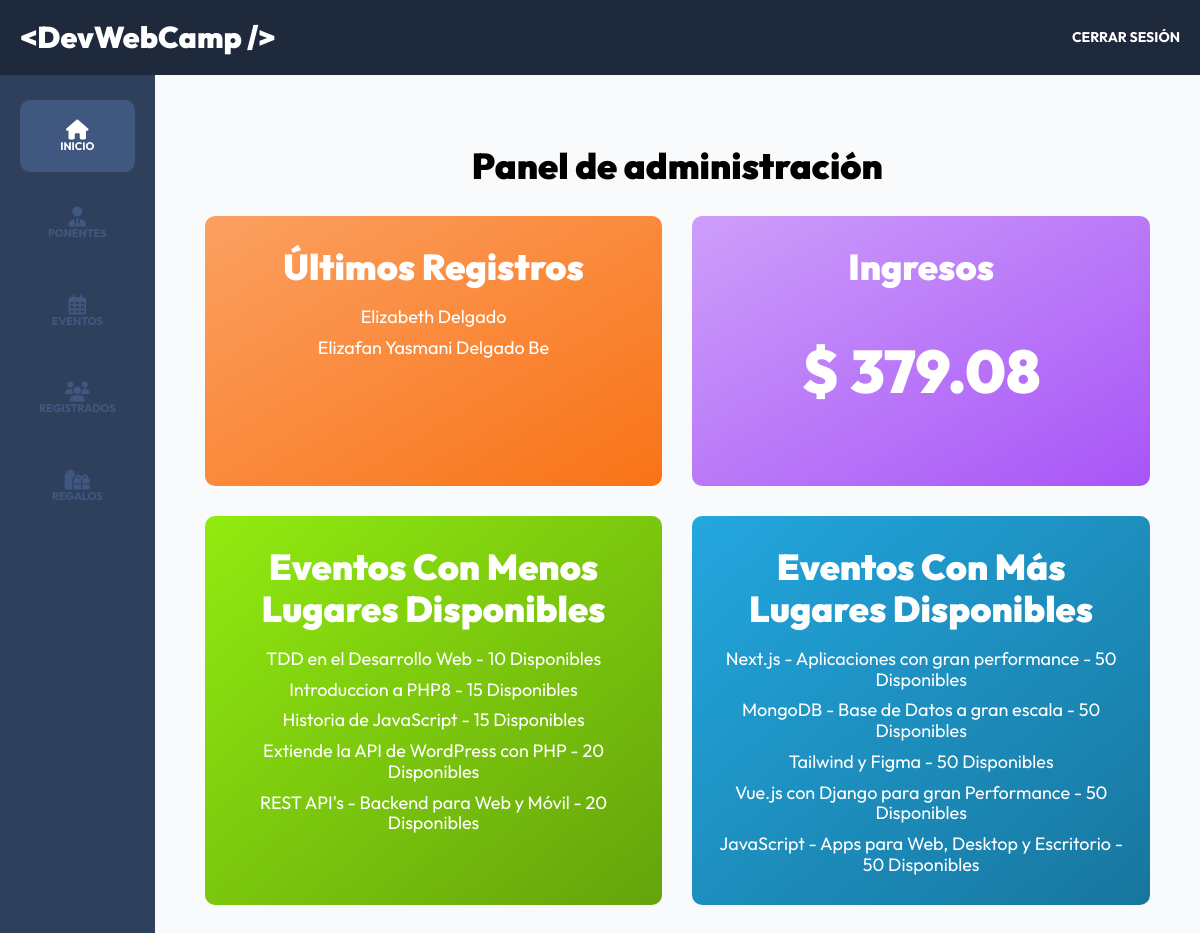
The app's page /admin/dashboard (signed in) with its own data.
### tables this page shows
CREATE TABLE `registros` (
  `id` int(11) NOT NULL AUTO_INCREMENT,
  `paquete_id` int(11) DEFAULT NULL,
  `pago_id` varchar(30) DEFAULT NULL,
  `token` varchar(8) DEFAULT NULL,
  `usuario_id` int(11) DEFAULT NULL,
  PRIMARY KEY (`id`),
  KEY `usuarioId` (`usuario_id`),
  KEY `paquete_id` (`paquete_id`),
  CONSTRAINT `registros_ibfk_1` FOREIGN KEY (`usuario_id`) REFERENCES `usuarios` (`id`),
  CONSTRAINT `registros_ibfk_2` FOREIGN KEY (`paquete_id`) REFERENCES `paquetes` (`id`)
);

CREATE TABLE `usuarios` (
  `id` int(11) NOT NULL AUTO_INCREMENT,
  `nombre` varchar(40) DEFAULT NULL,
  `apellido` varchar(40) DEFAULT NULL,
  `email` varchar(40) DEFAULT NULL,
  `password` varchar(60) DEFAULT NULL,
  `confirmado` tinyint(1) DEFAULT NULL,
  `token` varchar(13) DEFAULT NULL,
  `admin` tinyint(1) DEFAULT NULL,
  PRIMARY KEY (`id`)
);

CREATE TABLE `eventos` (
  `id` int(11) NOT NULL AUTO_INCREMENT,
  `nombre` varchar(120) DEFAULT NULL,
  `descripcion` text DEFAULT NULL,
  `disponibles` int(11) DEFAULT NULL,
  `categoria_id` int(11) NOT NULL,
  `dia_id` int(11) NOT NULL,
  `hora_id` int(11) NOT NULL,
  `ponente_id` int(11) NOT NULL,
  PRIMARY KEY (`id`),
  KEY `fk_eventos_categorias_idx` (`categoria_id`),
  KEY `fk_eventos_dias1_idx` (`dia_id`),
  KEY `fk_eventos_horas1_idx` (`hora_id`),
  KEY `fk_eventos_ponentes1_idx` (`ponente_id`),
  CONSTRAINT `fk_eventos_categorias` FOREIGN KEY (`categoria_id`) REFERENCES `categorias` (`id`),
  CONSTRAINT `fk_eventos_dias1` FOREIGN KEY (`dia_id`) REFERENCES `dias` (`id`),
  CONSTRAINT `fk_eventos_horas1` FOREIGN KEY (`hora_id`) REFERENCES `horas` (`id`),
  CONSTRAINT `fk_eventos_ponentes1` FOREIGN KEY (`ponente_id`) REFERENCES `ponentes` (`id`)
);

### controllers/DashboardController.php (called while the page is built, shortened)
<?php
class DashboardController
{
    public static function index(Router $router)
    {
        $registros = Registro::get(5);
        foreach ($registros as $registro) {
            $registro->usuario = Usuario::find($registro->usuario_id);
        }
        $virtuales = Registro::total('paquete_id', 2);
        $presenciales = Registro::total('paquete_id', 1);
        $menos_disponibles = Evento::ordenarLimite('disponibles', 'ASC', 5);
        $mas_disponibles = Evento::ordenarLimite('disponibles', 'DESC', 5);
        $ingresos = ($virtuales * 46.41) + ($presenciales * 189.54);
        $router->render('/admin/dashboard/index', [
            'titulo' => 'Panel de administración',
            'registros' => $registros,
            'ingresos' => $ingresos,
            'menos_disponibles' => $menos_disponibles,
            'mas_disponibles' => $mas_disponibles
        ]);
    }
}

### public/index.php (called while the page is built, shortened)
<?php
$router = new Router();
$router->get('/login', [AuthController::class, 'login']);
$router->post('/login', [AuthController::class, 'login']);
$router->post('/logout', [AuthController::class, 'logout']);
$router->get('/registro', [AuthController::class, 'registro']);
$router->post('/registro', [AuthController::class, 'registro']);
$router->get('/olvide', [AuthController::class, 'olvide']);
$router->post('/olvide', [AuthController::class, 'olvide']);
$router->get('/reestablecer', [AuthController::class, 'reestablecer']);
$router->post('/reestablecer', [AuthController::class, 'reestablecer']);
$router->get('/mensaje', [AuthController::class, 'mensaje']);
$router->get('/confirmar-cuenta', [AuthController::class, 'confirmar']);
$router->get('/admin/dashboard', [DashboardController::class, 'index']);
$router->get('/admin/ponentes', [PonentesController::class, 'index']);
$router->get('/admin/ponentes/crear', [PonentesController::class, 'crear']);
$router->post('/admin/ponentes/crear', [PonentesController::class, 'crear']);
$router->get('/admin/ponentes/editar', [PonentesController::class, 'editar']);
$router->post('/admin/ponentes/editar', [PonentesController::class, 'editar']);
$router->post('/admin/ponentes/eliminar', [PonentesController::class, 'eliminar']);
$router->get('/admin/eventos', [EventosController::class, 'index']);
$router->get('/admin/eventos/crear', [EventosController::class, 'crear']);
$router->post('/admin/eventos/crear', [EventosController::class, 'crear']);
$router->get('/admin/eventos/editar', [EventosController::class, 'editar']);
$router->post('/admin/eventos/editar', [EventosController::class, 'editar']);
$router->post('/admin/eventos/eliminar', [EventosController::class, 'eliminar']);
$router->get('/api/eventos-horario', [APIEventos::class, 'index']);
$router->get('/api/ponentes', [APIPonentes::class, 'index']);
$router->get('/api/ponente', [APIPonentes::class, 'ponente']);
$router->get('/api/regalos', [APIRegalos::class, 'index']);
$router->get('/admin/registrados', [RegistradosController::class, 'index']);
$router->get('/admin/regalos', [RegalosController::class, 'index']);
$router->get('/', [PaginasController::class, 'index']);
$router->get('/devwebcamp', [PaginasController::class, 'evento']);
$router->get('/paquetes', [PaginasController::class, 'paquetes']);
$router->get('/workshops-conferencias', [PaginasController::class, 'conferencias']);
$router->get('/404', [PaginasController::class, 'error']);
$router->get('/finalizar-registro', [RegistroController::class, 'crear']);
$router->post('/finalizar-registro/gratis', [RegistroController::class, 'gratis']);
$router->post('/finalizar-registro/pagar', [RegistroController::class, 'pagar']);
$router->get('/finalizar-registro/conferencias', [RegistroController::class, 'conferencias']);
$router->post('/finalizar-registro/conferencias', [RegistroController::class, 'conferencias']);
$router->get('/boleto', [RegistroController::class, 'boleto']);
$router->comprobarRutas();

### models/ActiveRecord.php (called while the page is built, shortened)
<?php
class ActiveRecord
{
    protected static $db;
    protected static $tabla = '';
    public static function setDB($database)
    {
        self::$db = $database;
    }
    public static function consultarSQL($query)
    {
        $resultado = self::$db->query($query);
        $array = [];
        while ($registro = $resultado->fetch_assoc()) {
            $array[] = static::crearObjeto($registro);
        }
        return $array;
    }
    protected static function crearObjeto($registro)
    {
        $objeto = new static;
        foreach ($registro as $key => $value) {
            if (property_exists($objeto, $key)) {
                $objeto->$key = $value;
            }
        }
        return $objeto;
    }
    public static function find($id)
    {
        $query = "SELECT * FROM " . static::$tabla  . " WHERE id = $id";
        $resultado = self::consultarSQL($query);
        return array_shift($resultado);
    }
    public static function get($limite)
    {
        $query = "SELECT * FROM " . static::$tabla . " ORDER BY id DESC LIMIT $limite";
        $resultado = self::consultarSQL($query);
        return $resultado;
    }
    public static function ordenarLimite($columna, $orden, $limite)
    {
        $query = "SELECT * FROM " . static::$tabla . " ORDER BY $columna $orden LIMIT $limite ";
        $resultado = self::consultarSQL($query);
        return $resultado;
    }
    public static function total($columna = "", $valor = ''): int
    {
        $query = 'SELECT COUNT(*) FROM ' . static::$tabla;
        if ($columna) {
            $query .= " WHERE $columna = '$valor'";
        }
        $resultado = self::$db->query($query);
        $total = $resultado->fetch_array();
        return array_shift($total);
    }
}

### views/admin/dashboard/index.php (the view)
<h2 class="dashboard__heading"><?php echo $titulo ?></h2>
<div class="bloques__grid">
    <div class="bloque">
        <h3 class="bloque__heading">Últimos Registros</h3>
        <?php foreach ($registros as $registro) { ?>
            <div class="bloque__contenido">
                <p class="bloque__texto">
                    <?php echo $registro->usuario->nombre . " " . $registro->usuario->apellido; ?>
                </p>
            </div>
        <?php } ?>
    </div>
    <div class="bloque">
        <h3 class="bloque__heading">Ingresos</h3>
        <p class="bloque__texto--cantidad">$ <?php echo $ingresos; ?></p>
    </div>
    <div class="bloque">
        <h3 class="bloque__heading">Eventos Con Menos Lugares Disponibles</h3>
        <?php foreach ($menos_disponibles as $evento) { ?>
            <div class="bloque__contenido">
                <p class="bloque__texto">
                    <?php echo $evento->nombre . " - " . $evento->disponibles . ' Disponibles'; ?>
                </p>
            </div>
        <?php } ?>
    </div>
    <div class="bloque">
        <h3 class="bloque__heading">Eventos Con Más Lugares Disponibles</h3>
        <?php foreach ($mas_disponibles as $evento) { ?>
            <div class="bloque__contenido">
                <p class="bloque__texto">
                    <?php echo $evento->nombre . " - " . $evento->disponibles . ' Disponibles'; ?>
                </p>
            </div>
        <?php } ?>
    </div>
</div>

### public/build/css/app.css (style rules this page uses)
html { line-height: 1.15; -webkit-text-size-adjust: 100%; }
body { margin: 0; }
html { font-size: 62.5%; box-sizing: border-box; height: 100%; }
*, *:before, *:after { box-sizing: inherit; }
body { font-family: "Outfit", sans-serif; font-size: 1.8rem; }
h1, h2, h3 { font-family: "Outfit", sans-serif; font-weight: 900; margin: 2rem 0; }
h2 { font-size: 3.6rem; }
h3 { font-size: 3rem; }
[class$=__heading] { font-family: "Outfit", sans-serif; font-weight: 900; margin: 2rem 0; margin: 6rem 0 3rem 0; text-align: center; }
.dashboard { height: 100%; display: flex; flex-direction: column; background-color: #F8FAFC; }
.bloques__grid { display: grid; gap: 3rem; grid-template-columns: repeat(1, 1fr); }
@media (min-width: 1024px) { .bloques__grid { display: grid; gap: 3rem; grid-template-columns: repeat(2, 1fr); } }
.bloque { padding: 2rem; color: #FFFFFF; border-radius: 1rem; }
.bloque:nth-child(1) { background-image: linear-gradient(to left top, #F97316, #fba061); }
.bloque:nth-child(2) { background-image: linear-gradient(to left top, #A855F7, #cd9efa); }
.bloque:nth-child(3) { background-image: linear-gradient(to left top, #65A30B, #91eb10); }
.bloque:nth-child(4) { background-image: linear-gradient(to left top, #17769E, #23a7df); }
.bloque__heading { margin: 1rem 0 2rem 0; font-size: 3.6rem; }
.bloque__texto { margin: 1rem 0; text-align: center; }
.bloque__texto--cantidad { margin-top: 5rem; font-weight: 900; font-size: 6rem; text-align: center; }

### records on screen
registros: usuario.nombre "Elizabeth", usuario.apellido "Delgado"
registros: usuario.nombre "Elizafan Yasmani", usuario.apellido "Delgado Be"
eventos: nombre "TDD en el Desarrollo Web", disponibles "10"
eventos: nombre "Introduccion a PHP8", disponibles "15"
eventos: nombre "Historia de JavaScript", disponibles "15"
eventos: nombre "Extiende la API de WordPress con PHP", disponibles "20"
eventos: nombre "REST API's - Backend para Web y Móvil", disponibles "20"
eventos: nombre "Next.js - Aplicaciones con gran performance", disponibles "50"
eventos: nombre "MongoDB - Base de Datos a gran escala", disponibles "50"
eventos: nombre "Tailwind y Figma", disponibles "50"
eventos: nombre "Vue.js con Django para gran Performance", disponibles "50"
eventos: nombre "JavaScript - Apps para Web, Desktop y Escritorio", disponibles "50"

### other values on screen
$titulo "Panel de administración"
$ingresos "379.08"
